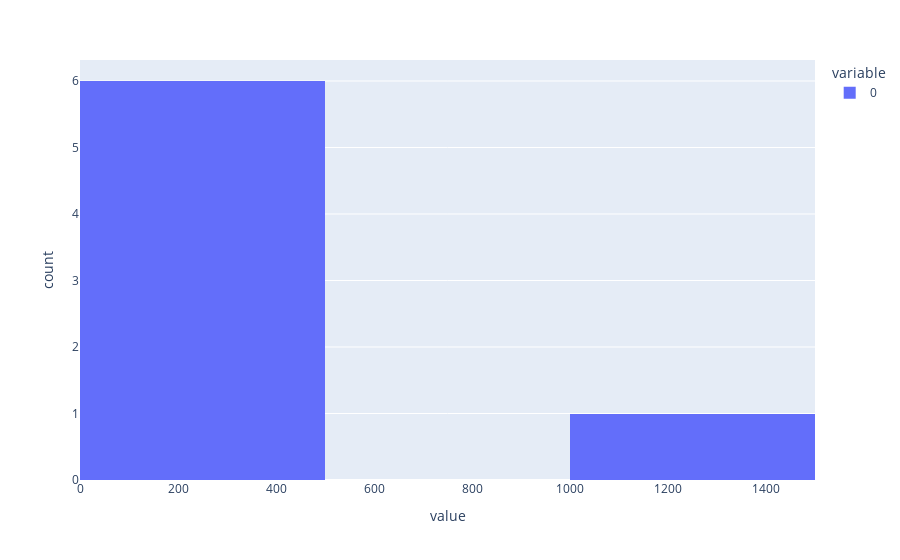

Write notebook code for a chart like this one.
### Code cell
px.histogram(x)

### Figure 1 — Plotly figure (JSON) as saved in the notebook; plotly's stock layout.template omitted (floating-point values rounded to 4 significant figures)
{"data": [{"alignmentgroup": "True", "bingroup": "x", "hovertemplate": "variable=0<br>value=%{x}<br>count=%{y}<extra></extra>", "legendgroup": "0", "marker": {"color": "#636efa", "pattern": {"shape": ""}}, "name": "0", "offsetgroup": "0", "orientation": "v", "showlegend": true, "type": "histogram", "x": [1, 23, 40, 50, 60, 70, 1000], "xaxis": "x", "yaxis": "y"}], "layout": {"barmode": "relative", "legend": {"title": {"text": "variable"}, "tracegroupgap": 0}, "margin": {"t": 60}, "xaxis": {"anchor": "y", "domain": [0, 1], "title": {"text": "value"}}, "yaxis": {"anchor": "x", "domain": [0, 1], "title": {"text": "count"}}}}
